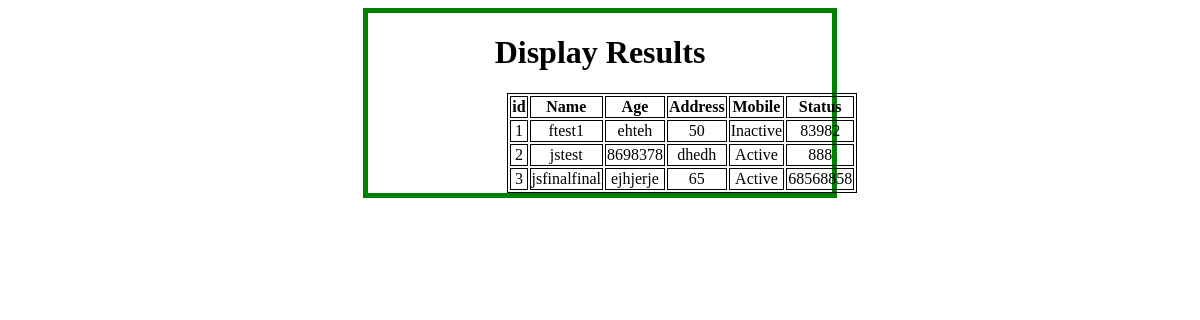
The app's page /display, older data.
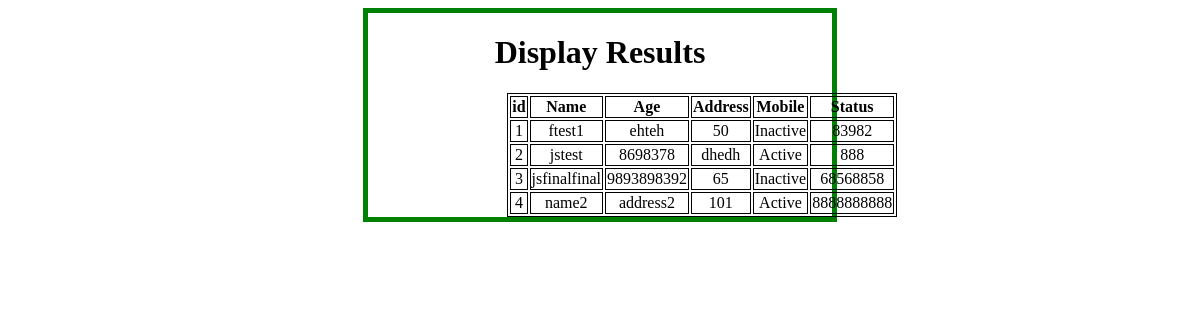
The same page, newer data.
### tables this page shows
CREATE TABLE "Patients" (
	"pId"	INTEGER,
	"pName"	NUMERIC NOT NULL,
	"pAddress"	TEXT NOT NULL,
	"pAge"	INTEGER NOT NULL,
	"pStatus"	TEXT NOT NULL,
	"pMobile"	TEXT NOT NULL,
	PRIMARY KEY("pId" AUTOINCREMENT)
);

### app.py (the view)
@app.route('/display', methods=['GET', 'POST'])
def displayAll():
    headTuple = ("id", "Name", "Age", "Address", "Mobile", "Status")
    displayTuple = crud.display_all()
    return render_template('display.html', heading=headTuple, data = displayTuple)

### crud.py (called while the page is built)
def init_connection():
    try:
        con = sqlite3.connect("./resources/patient_db_two.db")
        return con
    except Exception as e:
        print(e)

def display_all():
    conn = init_connection()
    displayS = ""
    cursor = conn.execute("select * from Patients")
    list1 = []
    for row in cursor:
        print(row)
        list1.append(row)
    t1 = tuple(list1)
    return t1

### templates/display.html (shortened to what this page needs)
<!DOCTYPE html>
<html lang="en">
<head>
</head>
<body>
    <div class="center">
        <h1>Display Results</h1>
        <table>
            <tr>
                {% for header in heading %}
                <th>{{ header }}</th>
                {% endfor %}
            </tr>
            {% for row in data %}
            <tr>
                {% for cell in row %}
                <td>{{ cell }}</td>
                {% endfor %}
            </tr>
            {% endfor %}
        </table>
    </div>
</body>
</html>

### templates/display.html (style rules this page uses)
.center { border: 5px solid green; text-align: center; margin-left: 30%; margin-right: 30%; margin-bottom: auto; }
table, th, td { border: 1px solid; text-align: center; margin-left: 30%; margin-right: 10%; margin-bottom: auto; }

Row changes from the older to the newer data that the page shows:
changed Patients "jsfinalfinal": pAddress "ejhjerje" → "9893898392"; pStatus "Active" → "Inactive"
added Patients: row "4" "101", pName "name2", pAddress "address2", pStatus "Active", pMobile "8888888888"
